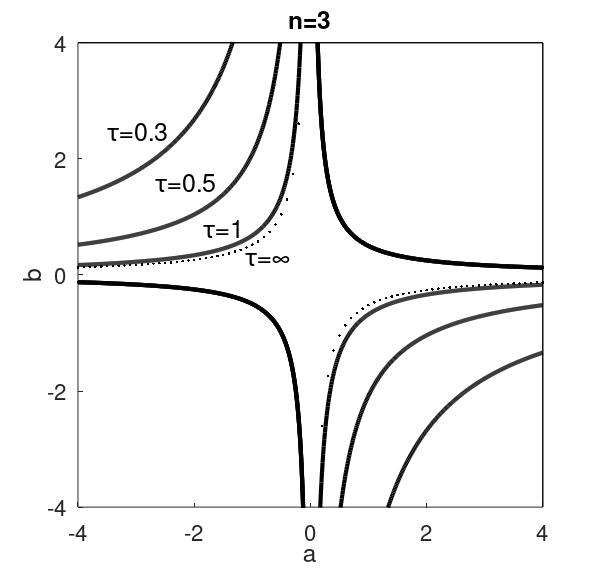

MATLAB code for this plot:
function finite_line_fix_n
fontsize=18;
ticksize=16;

%   ()
% Create figure
    figure1 = figure('InvertHardcopy','off','Color',[1 1 1], ...
        'position', [0 0 600 570]);
    set(figure1,'PaperUnits','centimeters');
    
    function minW = minW(tau)
        w = 0: 0.01: pi/2;
        func = w.*tan(w);
        
        ind = 1;
        while func(ind) < tau
            ind = ind + 1;
        end
        minW = func(ind);
    end

    function FF = Fodd(n)
        FF = 1/(4* cos(pi/(n+1)).^2); 
    end

    function FF = Feven(tau, n)
        w = minW(tau);
        FF = 1/(4*sin(w).^2 * cos(pi/(n+1)).^2); 
    end

 function plot_gip(tau, n)
        x = -bound:.01:bound;
        plot(x, Fodd(n)./x, 'color', 'k', 'LineWidth', 3);
        plot(x, -Feven(tau, n)./x, 'color', 'k', 'LineWidth', 3);
 end

function plot_gip_inf(tau, n)
    x = -bound:.1:bound;
    plot(x, Fodd(n)./x, '.', 'color', 'k', 'LineWidth', 1);
    plot(x, -Feven(tau, n)./x, '.', 'color', 'k', 'LineWidth', 1);
end

hold on
bound = 4;
n = 3;
axis([-bound bound -bound bound]);

plot_gip(.3, n); 
plot_gip(.5, n);
plot_gip(1, n); 
% infinity N
plot_gip_inf(666, n);


% Create xlabel
xlabel({'a'}, 'FontSize', fontsize);

% Create ylabel
ylabel({'b'}, 'FontSize', fontsize);

title({['n=' num2str(n)]}, 'FontSize', fontsize);

% Create textbox
% Create textbox
annotation(figure1,'textbox',...
    [0.18 0.72 0.1 0.1],...
    'String',{'\tau=0.3'},...
    'FontSize', fontsize,...
    'FitBoxToText','off',...
    'LineStyle','none',...
    'EdgeColor',[1 1 1]);
annotation(figure1,'textbox',...
    [0.26 0.63 0.1 0.1],...
    'String',{'\tau=0.5'},...
    'FontSize', fontsize,...
    'FitBoxToText','off',...
    'LineStyle','none',...
    'EdgeColor',[1 1 1]);
annotation(figure1,'textbox',...
    [0.34 0.55 0.1 0.1],...
    'String',{'\tau=1'},...
    'FontSize',fontsize,...
    'FitBoxToText','off',...
    'LineStyle','none',...
    'EdgeColor',[1 1 1]);
annotation(figure1,'textbox',...
    [0.41 0.516 0.06 0.06],...
    'String',{'\tau=\infty'},...
    'FontSize',fontsize,...
    'FitBoxToText','off',...
    'LineStyle','none',...
    'EdgeColor',[1 1 1]);


  % Дополнительные границы
    plot([-bound  bound], [ bound  bound], 'k', 'LineWidth', 1);
    plot([ bound  bound], [-bound  bound], 'k', 'LineWidth', 1);
    
% axes
set(gca, 'XTick',[ -4 -2 0 2 4], 'YTick',[ -4 -2 0 2 4], 'FontSize',ticksize);

% save figure
    figureName = 'finite_line_fix_n';
    set(figure1, 'PaperPositionMode', 'auto');
    saveas(figure1, [figureName '.eps'], 'psc2');
    close all;


end



   